Frame 1 (no input): blank canvas, image omitted
Frame 60 (no input): blank canvas, image omitted
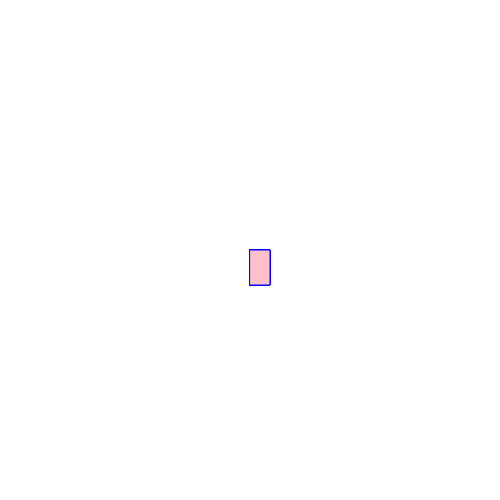
Frame 120 (the mouse pressed at the canvas centre since frame 60)

The p5.js sketch whose frames 1 and 60 were blank and that drew this single picture after the mouse press (run headless with seeded random() and noise() and a simulated clock; from frame 60 on, the mouse is pressed at the canvas centre):

// p5.js sketch
// ── sketch.js
function setup() {
    createCanvas(500, 500);
    background("white");
  }
  
  function draw() {
  
    stroke("blue");
    fill("pink");
  
    // console.log(mouseIsPressed);
  
    if (mouseIsPressed) {
       
      rect(mouseX, mouseY, 20, 35);
      }
  }
